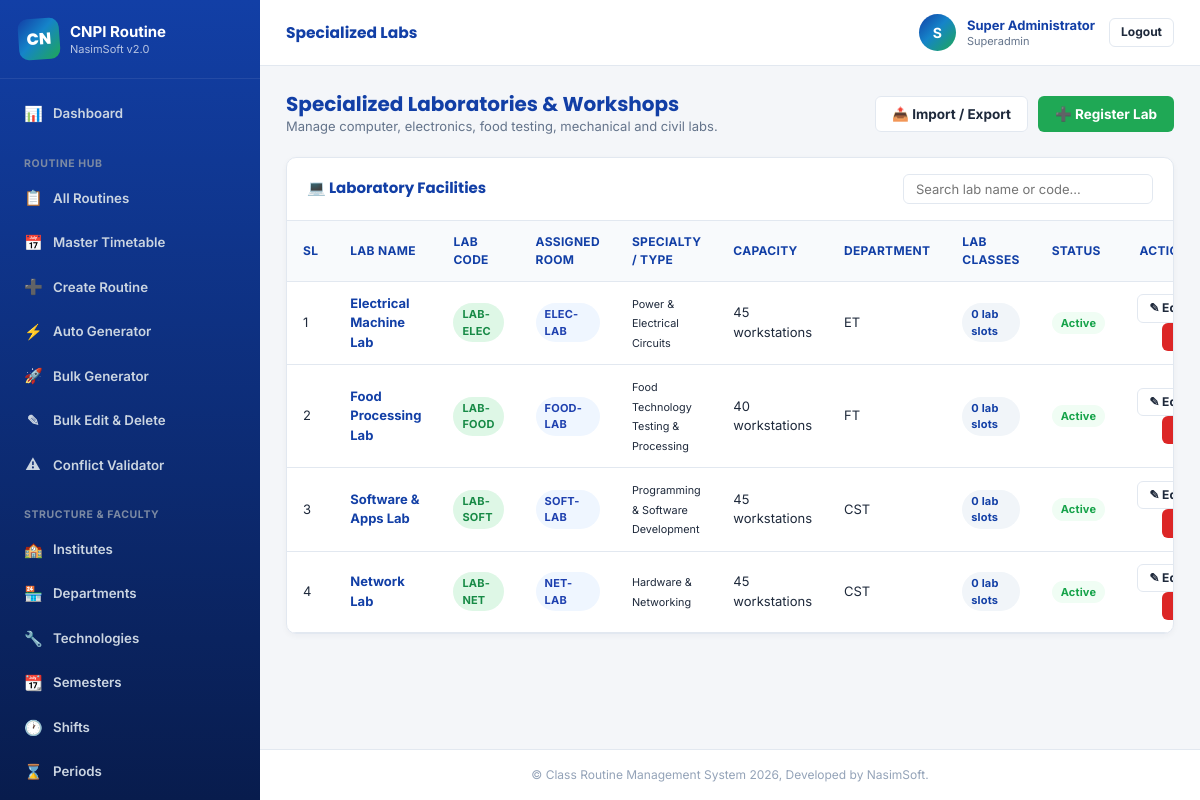
/admin/labs.php (signed in), run on the app's committed database.
### tables this page shows
CREATE TABLE `labs` (
    `id` INT AUTO_INCREMENT PRIMARY KEY,
    `room_id` INT NOT NULL,
    `name` VARCHAR(150) NOT NULL,
    `lab_code` VARCHAR(50) NOT NULL UNIQUE,
    `lab_type` VARCHAR(100) NULL,
    `capacity` INT NOT NULL DEFAULT 40,
    `department_id` INT NULL,
    `active` TINYINT(1) NOT NULL DEFAULT 1,
    `created_at` TIMESTAMP DEFAULT CURRENT_TIMESTAMP,
    `updated_at` TIMESTAMP DEFAULT CURRENT_TIMESTAMP ON UPDATE CURRENT_TIMESTAMP,
    FOREIGN KEY (`room_id`) REFERENCES `rooms`(`id`) ON DELETE CASCADE,
    FOREIGN KEY (`department_id`) REFERENCES `departments`(`id`) ON DELETE SET NULL,
    INDEX `idx_lab_room` (`room_id`),
    INDEX `idx_lab_code` (`lab_code`)
);

CREATE TABLE `rooms` (
    `id` INT AUTO_INCREMENT PRIMARY KEY,
    `name` VARCHAR(100) NOT NULL,
    `room_code` VARCHAR(50) NOT NULL UNIQUE,
    `room_type` ENUM('NORMAL', 'LAB') NOT NULL DEFAULT 'NORMAL',
    `capacity` INT NOT NULL DEFAULT 60,
    `department_id` INT NULL,
    `floor` VARCHAR(50) NULL,
    `building` VARCHAR(100) NULL,
    `active` TINYINT(1) NOT NULL DEFAULT 1,
    `created_at` TIMESTAMP DEFAULT CURRENT_TIMESTAMP,
    `updated_at` TIMESTAMP DEFAULT CURRENT_TIMESTAMP ON UPDATE CURRENT_TIMESTAMP,
    FOREIGN KEY (`department_id`) REFERENCES `departments`(`id`) ON DELETE SET NULL,
    INDEX `idx_room_type` (`room_type`),
    INDEX `idx_room_code` (`room_code`)
);

CREATE TABLE `departments` (
    `id` INT AUTO_INCREMENT PRIMARY KEY,
    `institute_id` INT NOT NULL,
    `name` VARCHAR(150) NOT NULL,
    `code` VARCHAR(30) NOT NULL,
    `active` TINYINT(1) NOT NULL DEFAULT 1,
    `created_at` TIMESTAMP DEFAULT CURRENT_TIMESTAMP,
    `updated_at` TIMESTAMP DEFAULT CURRENT_TIMESTAMP ON UPDATE CURRENT_TIMESTAMP,
    FOREIGN KEY (`institute_id`) REFERENCES `institutes`(`id`) ON DELETE CASCADE,
    INDEX `idx_dept_institute` (`institute_id`),
    INDEX `idx_dept_code` (`code`)
);

### includes/functions.php (called while the page is built, shortened)
<?php
function generateCsrfToken(): string {
    return $_SESSION['csrf_token'];
}

### admin/labs.php (the view, shortened to what this page needs)
<?php
$db = Database::getInstance();
$labs = $db->query("
    SELECT l.*, r.room_code, r.building, r.floor, d.name as department_name, d.code as department_code,
           (SELECT COUNT(*) FROM routines WHERE room_id = l.room_id AND is_lab = 1) as scheduled_labs
    FROM labs l
    LEFT JOIN rooms r ON l.room_id = r.id
    LEFT JOIN departments d ON l.department_id = d.id
    ORDER BY l.id DESC
")->fetchAll();
require_once __DIR__ . '/../includes/header.php';
?>
<div style="display: flex; justify-content: space-between; align-items: center; margin-bottom: 20px;">
    <div>
        <h2 style="color: var(--navy-blue); font-size: 20px; font-weight: 700;">Specialized Laboratories & Workshops</h2>
        <p style="color: var(--text-muted); font-size: 13px;">Manage computer, electronics, food testing, mechanical and civil labs.</p>
    </div>
    <div style="display: flex; gap: 10px;">
        <button class="btn btn-outline" onclick="App.openModal('csvModal')">&#128228; Import / Export</button>
        <button class="btn btn-accent" onclick="App.openModal('labModal')">&#10133; Register Lab</button>
    </div>
</div>
<div class="card">
    <div class="card-header">
        <h3>&#128187; Laboratory Facilities</h3>
        <input type="text" id="labSearch" class="form-control" placeholder="Search lab name or code..." style="max-width: 250px; padding: 6px 12px; font-size: 13px;">
    </div>
    <div class="card-body" style="padding: 0;">
        <div class="table-responsive">
            <table class="table" id="labTable">
                <thead>
                    <tr>
                        <th style="width: 50px;">SL</th>
                        <th>Lab Name</th>
                        <th>Lab Code</th>
                        <th>Assigned Room</th>
                        <th>Specialty / Type</th>
                        <th>Capacity</th>
                        <th>Department</th>
                        <th>Lab Classes</th>
                        <th>Status</th>
                        <th style="width: 130px; text-align: right;">Actions</th>
                    </tr>
                </thead>
                <tbody>
                    <?php if (empty($labs)): ?>
                        <tr>
                            <td colspan="10" style="text-align: center; padding: 25px; color: var(--text-muted);">No laboratories registered yet.</td>
                        </tr>
                    <?php else: ?>
                        <?php foreach ($labs as $idx => $l): ?>
                            <tr>
                                <td><?= $idx + 1 ?></td>
                                <td><strong style="color: var(--navy-blue);"><?= htmlspecialchars($l['name']) ?></strong></td>
                                <td><span class="badge badge-accent"><?= htmlspecialchars($l['lab_code']) ?></span></td>
                                <td><span class="badge badge-primary"><?= htmlspecialchars($l['room_code'] ?? 'Unassigned') ?></span></td>
                                <td><small><?= htmlspecialchars($l['lab_type'] ?: 'Standard Laboratory') ?></small></td>
                                <td><?= $l['capacity'] ?> workstations</td>
                                <td><?= htmlspecialchars($l['department_code'] ?? 'Central') ?></td>
                                <td><span class="badge badge-info"><?= $l['scheduled_labs'] ?> lab slots</span></td>
                                <td>
                                    <span class="badge <?= $l['active'] ? 'badge-success' : 'badge-danger' ?>">
                                        <?= $l['active'] ? 'Active' : 'Inactive' ?>
                                    </span>
                                </td>
                                <td style="text-align: right;">
                                    <a href="labs.php?edit=<?= $l['id'] ?>" class="btn btn-outline btn-sm">&#9998; Edit</a>
                                    <button class="btn btn-danger btn-sm" onclick="App.confirm('Are you sure you want to delete this lab?', () => { window.location.href='labs.php?delete=<?= $l['id'] ?>&csrf_token=<?= generateCsrfToken() ?>'; })">&#128465;</button>
                                </td>
                            </tr>
                        <?php endforeach; ?>
                    <?php endif; ?>
                </tbody>
            </table>
        </div>
    </div>
</div>
<?php require_once __DIR__ . '/../includes/footer.php'; ?>

### assets/css/style.css (style rules this page uses)
:root { --navy: #123FA6; --navy-dark: #0A2A6E; --navy-soft: #1A50C9; --orange: #1FA855; --orange-dark: #178A46; --orange-light: #DEF7E6; --brand-gradient: linear-gradient(135deg, #123FA6 0%, #1584C9 45%, #1FA855 100%); --bg-light: #F4F6F9; --surface: #FFFFFF; --text-dark: #1E293B; --text-muted: #64748B; --text-faint: #94A3B8; --border-color: #E2E8F0; --success: #16A34A; --success-bg: #F0FDF4; --danger: #DC2626; --danger-bg: #FEF2F2; --warning: #D97706; --warning-bg: #FEF3C7; --info: #2563EB; --info-bg: #EFF6FF; --font-body: 'Inter', -apple-system, BlinkMacSystemFont, 'Segoe UI', Roboto, sans-serif; --font-heading: 'Poppins', var(--font-body); --font-print: 'Times New Roman', Georgia, 'Noto Serif', serif; --radius-sm: 6px; --radius: 10px; --radius-lg: 16px; --shadow-sm: 0 2px 6px rgba(15, 23, 42, 0.04); --shadow: 0 8px 24px rgba(15, 23, 42, 0.08); --shadow-lg: 0 20px 50px rgba(15, 23, 42, 0.18); --navy-blue: var(--navy); --dark-orange: var(--orange-dark); --accent: var(--orange); --border: var(--border-color); --light-gray: var(--bg-light); }
*, *::before, *::after { box-sizing: border-box; }
html { -webkit-text-size-adjust: 100%; }
body { margin: 0; font-family: var(--font-body); background: var(--bg-light); color: var(--text-dark); line-height: 1.5; -webkit-font-smoothing: antialiased; overflow-x: hidden; max-width: 100vw; }
h1, h2, h3, h4, h5, h6 { font-family: var(--font-heading); line-height: 1.25; margin: 0; }
p { margin: 0; }
a { color: inherit; }
button { font-family: inherit; }
.btn { display: inline-flex; align-items: center; gap: 6px; padding: 9px 16px; border-radius: var(--radius-sm); font-size: 13.5px; font-weight: 700; text-decoration: none; cursor: pointer; border: 1px solid transparent; transition: all 0.15s ease; line-height: 1.2; white-space: nowrap; }
.btn-sm { padding: 6px 11px; font-size: 12px; }
.btn-accent, .btn-orange { background: var(--orange); color: #FFF; }
.btn-outline { border-color: var(--border-color); color: var(--text-dark); background: #FFF; }
.btn-danger { background: var(--danger); color: #FFF; }
.badge { font-size: 11px; font-weight: 700; padding: 3px 9px; border-radius: 20px; display: inline-block; letter-spacing: 0.2px; }
.badge-primary { background: var(--info-bg); color: #1E40AF; }
.badge-accent { background: var(--orange-light); color: var(--orange-dark); }
.badge-success { background: var(--success-bg); color: var(--success); }
.badge-info { background: #F1F5F9; color: var(--navy); }
.form-control, .form-select { width: 100%; padding: 10px 12px; font-size: 13.5px; font-family: inherit; color: var(--text-dark); border: 1px solid var(--border-color); border-radius: var(--radius-sm); outline: none; background: #FFF; transition: border-color 0.15s ease, box-shadow 0.15s ease; }
.card { background: var(--surface); border: 1px solid var(--border-color); border-radius: var(--radius); margin-bottom: 20px; box-shadow: var(--shadow-sm); overflow: hidden; }
.card-header { padding: 16px 20px; border-bottom: 1px solid var(--border-color); display: flex; justify-content: space-between; align-items: center; gap: 12px; flex-wrap: wrap; }
.card-header h3 { font-size: 15px; font-weight: 700; color: var(--navy); }
.card-body { padding: 20px; }
.table-responsive, .table-card { overflow-x: auto; }
.table { width: 100%; border-collapse: collapse; text-align: left; }
.table th, .table td { padding: 12px 16px; border-bottom: 1px solid var(--border-color); font-size: 13px; vertical-align: middle; }
.table th { background: #F8FAFC; color: var(--navy); font-weight: 700; font-size: 12px; text-transform: uppercase; letter-spacing: 0.3px; }
body.admin-body { display: flex; min-height: 100vh; }

### data on the page
labs: name "Electrical Machine Lab", lab_code "LAB-ELEC", room.room_code "ELEC-LAB", lab_type "Power & Electrical Circuits", capacity "45", department.code "ET", scheduled_labs "0", active "Active"
labs: name "Food Processing Lab", lab_code "LAB-FOOD", room.room_code "FOOD-LAB", lab_type "Food Technology Testing & Processing", capacity "40", department.code "FT", scheduled_labs "0", active "Active"
labs: name "Software & Apps Lab", lab_code "LAB-SOFT", room.room_code "SOFT-LAB", lab_type "Programming & Software Development", capacity "45", department.code "CST", scheduled_labs "0", active "Active"
labs: name "Network Lab", lab_code "LAB-NET", room.room_code "NET-LAB", lab_type "Hardware & Networking", capacity "45", department.code "CST", scheduled_labs "0", active "Active"

### other printed values
mb_substr($brandName, 0, 2) "CN"
$brandName "CNPI"
$pageTitle "Specialized Labs"
substr($userName, 0, 1) "S"
$userName "Super Administrator"
$userRole "Superadmin"
